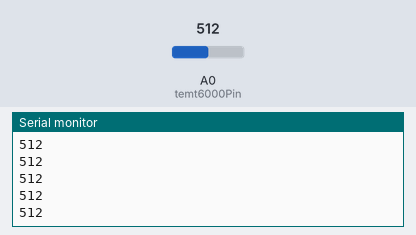
Bench run of a sketch on a simulated Arduino Uno, built with avr-gcc and run on an emulated ATmega328P. On the bench: the last lines printed to the serial monitor. The test bench sets the inputs (shaded band); at power-on: A0 (temt6000Pin) = 512.

Above: at 1.2 s.
1.3 s: A0 (temt6000Pin) set to 716
At 1.31 s:
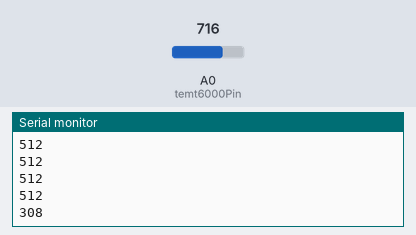
2.8 s: A0 (temt6000Pin) set to 900
At 2.81 s:
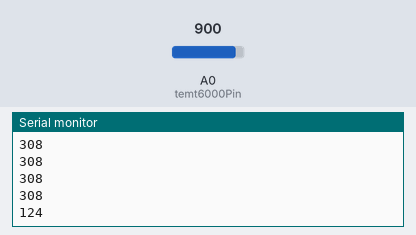
Timing chart, 0 to 5.8 s (numbered marks = the images above; inputs shaded):
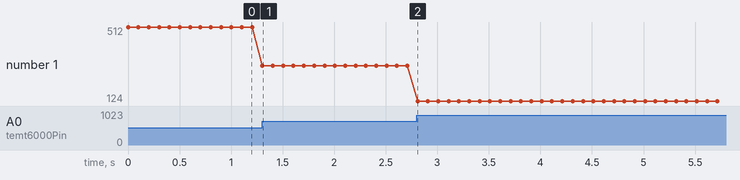

The sketch:

ambient_light_v2.ino
```cpp
//https://anasdalintakam.blogspot.in/
//this code is for sensing ambient light using sparkfuns temt6000 ambient light sensor and arduino


int temt6000Pin = A0;// Analog pin for reading sensor data
float light;
int light_value;
void setup() {
  Serial.begin(9600);
  pinMode(temt6000Pin, INPUT); //data pin for ambientlight sensor
//  pinMode(13, OUTPUT);
}

void loop() {
  int light_value = 1024 -  analogRead(temt6000Pin);
//  light = light_value * 0.0976;// percentage calculation
//  light_value = map(light_value,0,1023,0,255) ;
  Serial.println(light_value);
  delay(100);
//  if (light_value > 1000) {
//    digitalWrite(13, HIGH);
//  }
//  else {digitalWrite(13,LOW);}

}
```

Measured:
- after the input at 1.3 s, the serial monitor: prints a new line at once (image 1)
- after the input at 2.8 s, the serial monitor: prints a new line at once (image 2)
- plotted number 1: 512 → 308 after the input at 1.3 s, 308 → 124 after the input at 2.8 s
